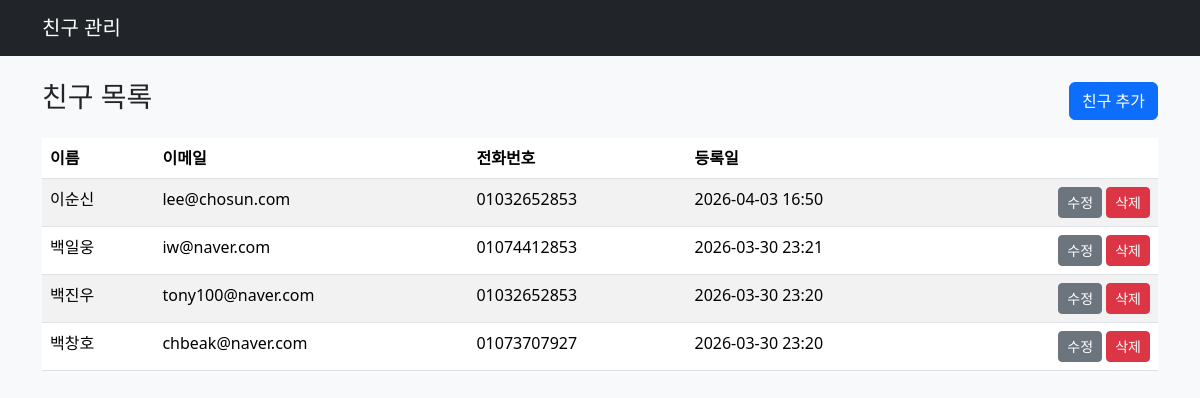
Before: / with the older database file.
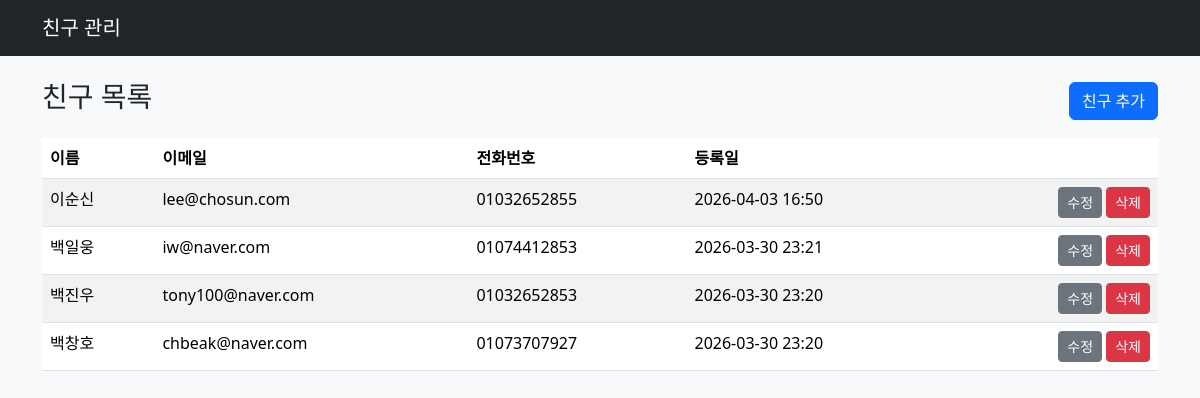
After: the same page with the newer database file.
### models.py (models this page shows, shortened)
class Friend(db.Model):
    id = db.Column(db.Integer, primary_key=True)
    name = db.Column(db.String(80), nullable=False)
    email = db.Column(db.String(120), unique=True, nullable=False)
    phone = db.Column(db.String(20))
    created_at = db.Column(db.DateTime, default=datetime.now)

### app.py (the view)
    @app.route("/")
    def index():
        friends = Friend.query.order_by(Friend.created_at.desc()).all()
        return render_template("index.html", friends=friends)

### templates/index.html (shortened to what this page needs)
{% extends "base.html" %}
{% block content %}
<div class="d-flex justify-content-between align-items-center mb-3">
  <h1 class="h3">친구 목록</h1>
  <a href="{{ url_for('add_friend') }}" class="btn btn-primary">친구 추가</a>
</div>
{% if friends %}
  <table class="table table-striped">
    <thead>
      <tr>
        <th>이름</th>
        <th>이메일</th>
        <th>전화번호</th>
        <th>등록일</th>
        <th></th>
      </tr>
    </thead>
    <tbody>
    {% for friend in friends %}
      <tr>
        <td>{{ friend.name }}</td>
        <td>{{ friend.email }}</td>
        <td>{{ friend.phone or "-" }}</td>
        <td>{{ friend.created_at.strftime("%Y-%m-%d %H:%M") }}</td>
        <td class="text-end">
          <a href="{{ url_for('edit_friend', friend_id=friend.id) }}"
             class="btn btn-sm btn-secondary">수정</a>
          <form action="{{ url_for('delete_friend', friend_id=friend.id) }}"
                method="post" style="display:inline-block;"
                onsubmit="return confirm('삭제하시겠습니까?');">
            <button class="btn btn-sm btn-danger">삭제</button>
          </form>
        </td>
      </tr>
    {% endfor %}
    </tbody>
  </table>
{% else %}
  <p>등록된 친구가 없습니다. 상단의 “친구 추가” 버튼을 눌러보세요.</p>
{% endif %}
{% endblock %}

Changed rows visible on the page:
changed Friend "이순신": phone "01032652853" → "01032652855"
